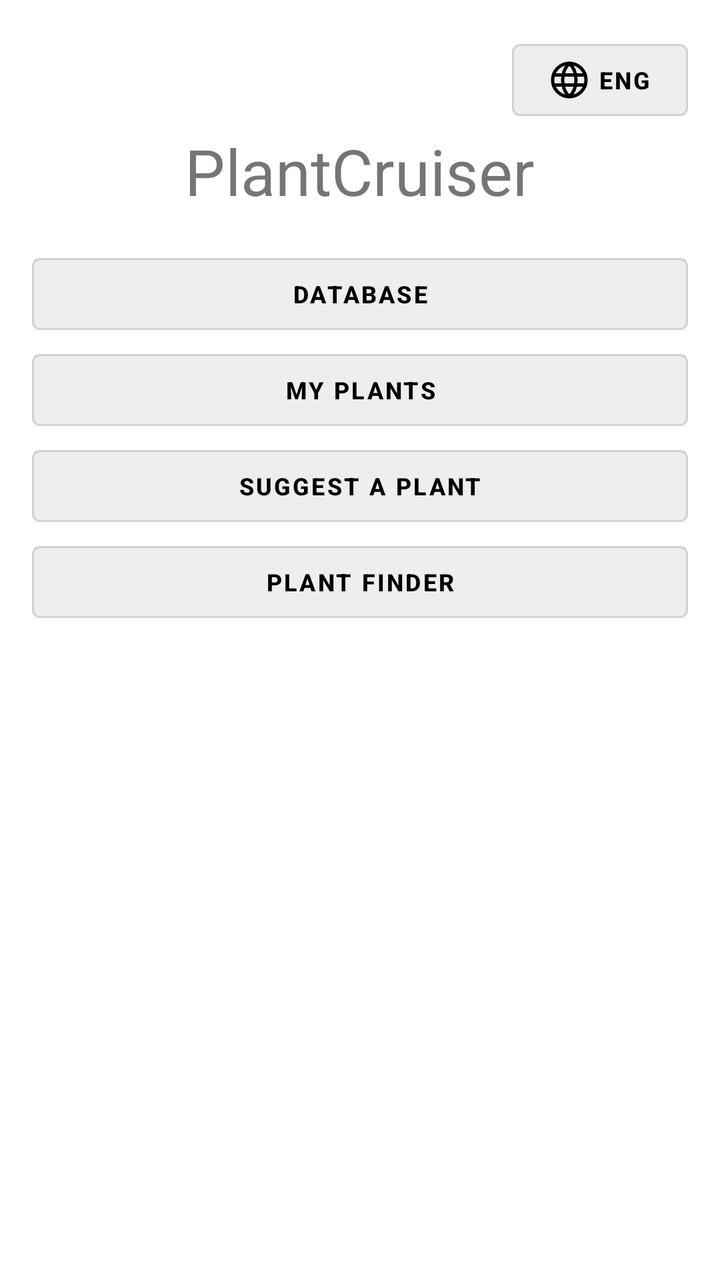
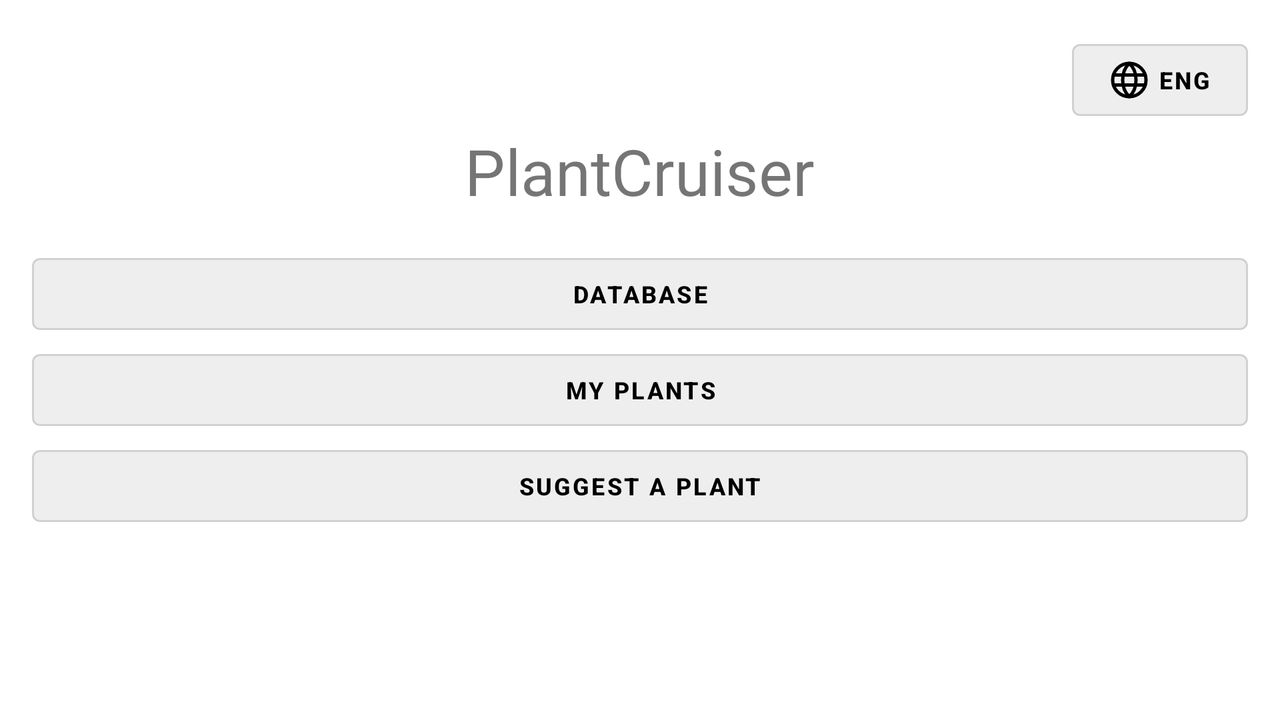

Two renders of one Android screen. The first uses the default layout on a phone; the second uses the alternative layout the repository ships for a different screen configuration, on a matching device. The two XML files are below.
<!-- AndroidManifest.xml: application theme Theme.PlantCruiser -->
<!-- res/layout/main_menu_fragment.xml -->
<?xml version="1.0" encoding="utf-8"?>
<LinearLayout xmlns:android="http://schemas.android.com/apk/res/android"
    xmlns:app="http://schemas.android.com/apk/res-auto"
    xmlns:tools="http://schemas.android.com/tools"
    android:layout_width="match_parent"
    android:layout_height="match_parent"
    android:gravity="center_horizontal"
    android:orientation="vertical"
    android:padding="16dp"
    tools:context=".ui.MainMenuFragment">

    <Button
        style="@style/CustomButton"
        android:id="@+id/languageButton"
        android:layout_width="wrap_content"
        android:layout_height="wrap_content"
        android:layout_gravity="end"
        android:text="@string/language"
        app:icon="@drawable/lang_icon"
        >

    </Button>

    <TextView
        android:id="@+id/appTitle"
        android:layout_width="wrap_content"
        android:layout_height="wrap_content"
        android:layout_marginBottom="16dp"
        android:text="@string/app_name"
        android:textSize="32sp">


    </TextView>

    <Button
        style="@style/CustomButton"
        android:id="@+id/databaseButton"
        android:layout_width="match_parent"
        android:layout_height="wrap_content"
        android:text="@string/database">

    </Button>

    <Button
        style="@style/CustomButton"
        android:id="@+id/myPlantsButton"
        android:layout_width="match_parent"
        android:layout_height="wrap_content"
        android:text="@string/my_plants">

    </Button>

    <Button
        style="@style/CustomButton"
        android:id="@+id/suggestAPlantButton"
        android:layout_width="match_parent"
        android:layout_height="wrap_content"
        android:text="@string/suggest_a_plant">

    </Button>

    <Button
        style="@style/CustomButton"
        android:id="@+id/plantFinderButton"
        android:layout_width="match_parent"
        android:layout_height="wrap_content"
        android:text="@string/plant_finder">

    </Button>


</LinearLayout>
<!-- resources referenced by this layout -->
<resources>
  <!-- drawable lang_icon (drawable) -->
  <vector xmlns:android="http://schemas.android.com/apk/res/android" android:height="20dp" android:viewportHeight="24" android:viewportWidth="24" android:width="20dp">
        
      <path android:fillColor="#00000000" android:pathData="M12,12m-10,0a10,10 0,1 1,20 0a10,10 0,1 1,-20 0" android:strokeColor="#000000" android:strokeLineCap="round" android:strokeLineJoin="round" android:strokeWidth="2"/>
        
      <path android:fillColor="#00000000" android:pathData="M12,22C14.667,19.576 16,16.242 16,12C16,7.758 14.667,4.424 12,2C9.333,4.424 8,7.758 8,12C8,16.242 9.333,19.576 12,22Z" android:strokeColor="#000000" android:strokeLineCap="round" android:strokeLineJoin="round" android:strokeWidth="2"/>
        
      <path android:fillColor="#00000000" android:pathData="M2.5,9L21.5,9M2.5,15L21.5,15" android:strokeColor="#000000" android:strokeLineCap="round" android:strokeLineJoin="round" android:strokeWidth="2"/>
      
  </vector>
  <string name="app_name" translatable="false">PlantCruiser</string>
  <string name="database">Database</string>
  <string name="language">ENG</string>
  <string name="my_plants">My plants</string>
  <string name="plant_finder">Plant finder</string>
  <string name="suggest_a_plant">Suggest a plant</string>
  <style name="CustomButton" parent="Widget.MaterialComponents.Button.OutlinedButton">
          <item name="backgroundTint">@color/light_gray</item>
          <item name="android:textColor">@color/black</item>
          <item name="android:textSize">12sp</item>
          <item name="android:gravity">center</item>
          <item name="android:textStyle">bold</item>
          <item name="cornerRadius">4dp</item>
          <item name="layout_constraintWidth_max">320dp</item>
          <item name="iconGravity">textStart</item>
          <item name="iconTint">@color/black</item>
      </style>
  <style name="Theme.PlantCruiser" parent="Theme.MaterialComponents.Light.NoActionBar" />
  <color name="light_gray">#eeeeee</color>
  <color name="black">#FF000000</color>
</resources>
<!-- res/layout-land/main_menu_fragment.xml (the repository's variant of the layout above) -->
<!-- drawn on the phone turned sideways -->
<?xml version="1.0" encoding="utf-8"?>
<LinearLayout xmlns:android="http://schemas.android.com/apk/res/android"
    xmlns:app="http://schemas.android.com/apk/res-auto"
    xmlns:tools="http://schemas.android.com/tools"
    android:layout_width="match_parent"
    android:layout_height="match_parent"
    android:gravity="center_horizontal"
    android:orientation="vertical"
    android:padding="16dp"
    tools:context=".ui.MainMenuFragment">

    <Button
        android:id="@+id/languageButton"
        style="@style/CustomButton"
        android:layout_width="wrap_content"
        android:layout_height="wrap_content"
        android:layout_gravity="end"
        android:text="@string/language"
        app:icon="@drawable/lang_icon">

    </Button>

    <TextView
        android:id="@+id/appTitle"
        android:layout_width="wrap_content"
        android:layout_height="wrap_content"
        android:layout_marginBottom="16dp"
        android:text="@string/app_name"
        android:textSize="32sp">


    </TextView>

    <Button
        android:id="@+id/databaseButton"
        style="@style/CustomButton"
        android:layout_width="match_parent"
        android:layout_height="wrap_content"
        android:text="@string/database">

    </Button>

    <Button
        android:id="@+id/myPlantsButton"
        style="@style/CustomButton"
        android:layout_width="match_parent"
        android:layout_height="wrap_content"
        android:text="@string/my_plants">

    </Button>

    <Button
        android:id="@+id/suggestAPlantButton"
        style="@style/CustomButton"
        android:layout_width="match_parent"
        android:layout_height="wrap_content"
        android:text="@string/suggest_a_plant">

    </Button>


</LinearLayout>
<!-- resources referenced by the variant -->
<!-- as the phone turned sideways resolves them -->
<resources>
  <!-- drawable lang_icon (drawable) -->
  <vector xmlns:android="http://schemas.android.com/apk/res/android" android:height="20dp" android:viewportHeight="24" android:viewportWidth="24" android:width="20dp">
        
      <path android:fillColor="#00000000" android:pathData="M12,12m-10,0a10,10 0,1 1,20 0a10,10 0,1 1,-20 0" android:strokeColor="#000000" android:strokeLineCap="round" android:strokeLineJoin="round" android:strokeWidth="2"/>
        
      <path android:fillColor="#00000000" android:pathData="M12,22C14.667,19.576 16,16.242 16,12C16,7.758 14.667,4.424 12,2C9.333,4.424 8,7.758 8,12C8,16.242 9.333,19.576 12,22Z" android:strokeColor="#000000" android:strokeLineCap="round" android:strokeLineJoin="round" android:strokeWidth="2"/>
        
      <path android:fillColor="#00000000" android:pathData="M2.5,9L21.5,9M2.5,15L21.5,15" android:strokeColor="#000000" android:strokeLineCap="round" android:strokeLineJoin="round" android:strokeWidth="2"/>
      
  </vector>
  <string name="app_name" translatable="false">PlantCruiser</string>
  <string name="database">Database</string>
  <string name="language">ENG</string>
  <string name="my_plants">My plants</string>
  <string name="suggest_a_plant">Suggest a plant</string>
  <style name="CustomButton" parent="Widget.MaterialComponents.Button.OutlinedButton">
          <item name="backgroundTint">@color/light_gray</item>
          <item name="android:textColor">@color/black</item>
          <item name="android:textSize">12sp</item>
          <item name="android:gravity">center</item>
          <item name="android:textStyle">bold</item>
          <item name="cornerRadius">4dp</item>
          <item name="layout_constraintWidth_max">320dp</item>
          <item name="iconGravity">textStart</item>
          <item name="iconTint">@color/black</item>
      </style>
  <style name="Theme.PlantCruiser" parent="Theme.MaterialComponents.Light.NoActionBar" />
  <color name="light_gray">#eeeeee</color>
  <color name="black">#FF000000</color>
</resources>
